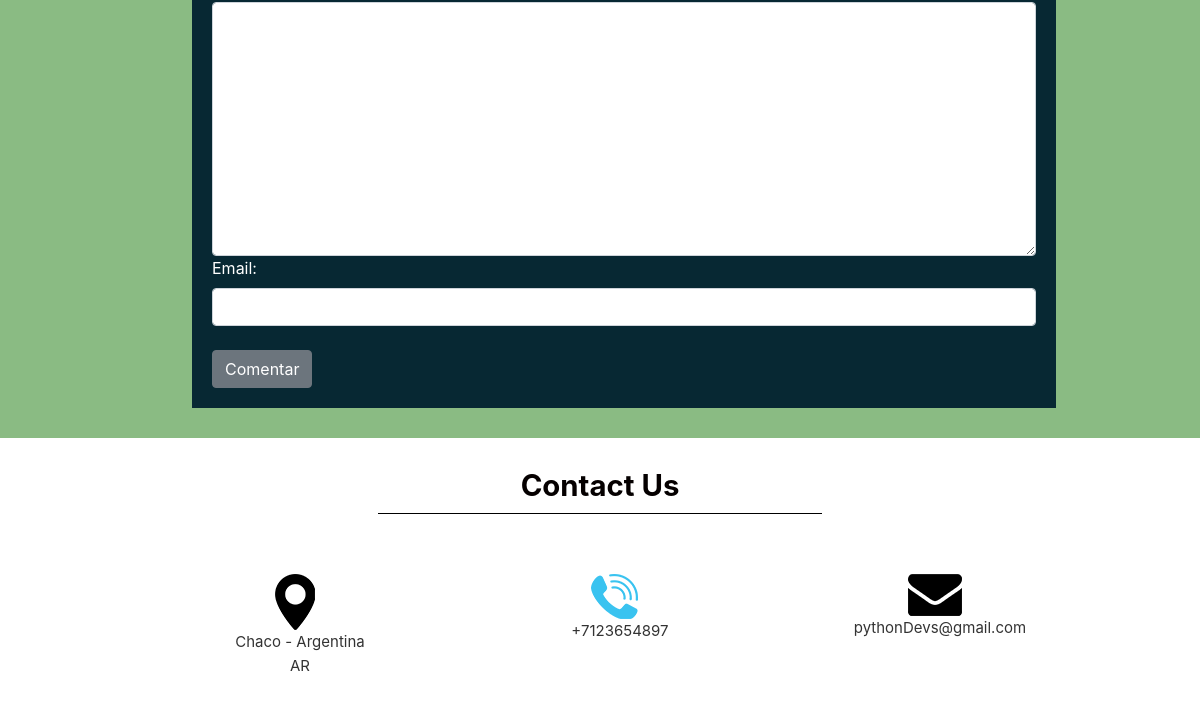
The app's page / (lower part), older data.
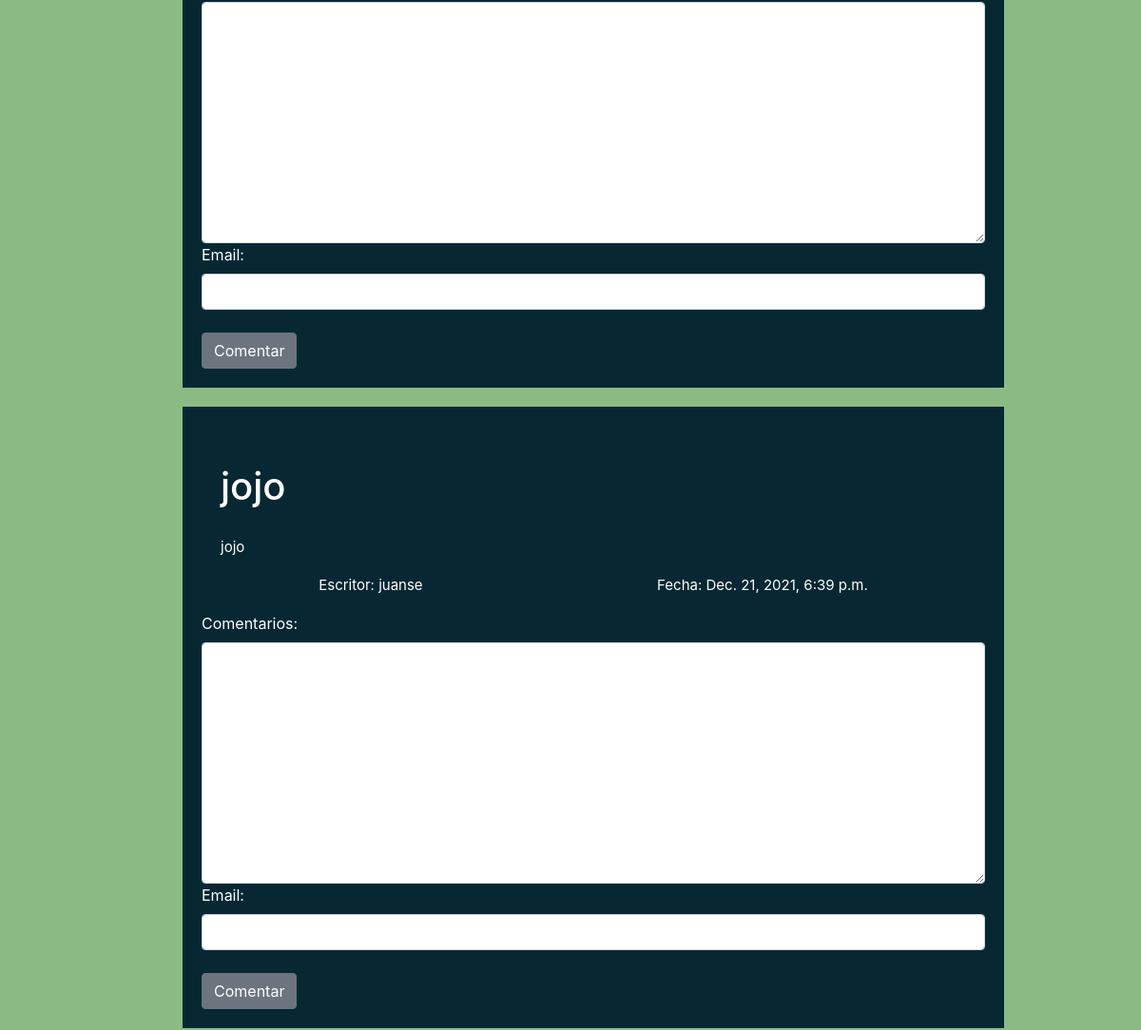
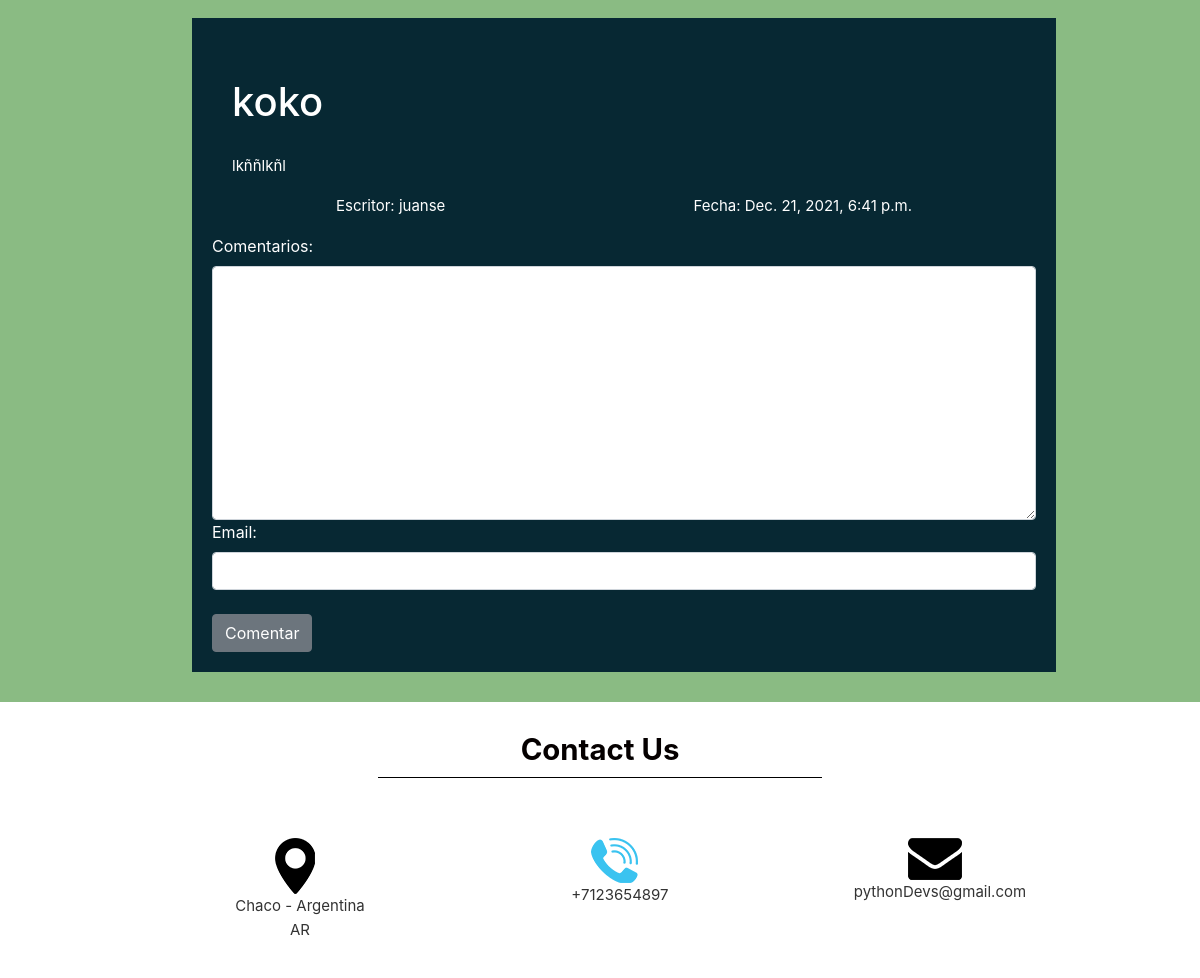
The same page, newer data (2 pictures, top to bottom).
### post/models.py (models this page shows, shortened)
class Post(models.Model):
    title = models.CharField(max_length=500)
    content = models.CharField(max_length=1500)
    created = models.DateTimeField(default=timezone.now)
    active = models.BooleanField(default=True)
    category_id = models.ForeignKey(Category, on_delete=models.CASCADE)
    user_id = models.ForeignKey(User, on_delete=models.CASCADE)

### post/views.py (the view)
# urls.py: path('', postViews.allPost, name='home'),
def allPost(request):
    result = Post.objects.all()
    context = {
        'data':result
    }
    if request.user.id is None:
        context['form'] = CommentForm()
    else:
        context['form'] = CommentForm(instance=request.user)
    return render(request, 'home.html', context)

### comments/forms.py
class CommentForm(forms.ModelForm):
    class Meta:
        model = Comments
        fields = ['comment', 'email','post_id']
        widgets ={
            'comment':widgets.Textarea(attrs={'class':'form-control', 'width':'40px'}),
            'email':widgets.EmailInput(attrs={'class':'form-control', 'requerid':True}),
            'post_id':widgets.HiddenInput()
        }
        labels = {
            'comment': _('Comentarios'),
        }

### templates/home.html (shortened to what this page needs)
{% extends 'base.html' %}
{% load static %}
{% block content %}
<div class="services_main">
    <div class="container">
        <div class="service_main">
            <div class="row d-flex justify-content-center">
                <div class="card-content">
                    {% for i in data %}
                    <div class="written_text ml-5">
                        <h1 class="written_text">{{i.title}}</h1>
                        <p>{{i.content}}</p>
                        <div class="seccion1-container">
                            <p>Escritor: {{i.user_id}}</p>
                            <p>Fecha: {{i.created}}</p>
                        </div>
                        <div class="d-flex flex-column">
                            <form action="{% url 'saveComment' %}" method="POST">{% csrf_token %}
                                {{form}}
                                <button type="submit" class="btn btn-secondary mt-4">Comentar</button>
                            </form>
                        </div>
                    </div>
                    {% endfor %}
                </div>
            </div>
        </div>
    </div>
</div>
<div class="contact_main">
    <div class="container">
        <div class="row">
            <div class="col-sm-12">
                <h1 class="touch_text">Contact Us</h1>
            </div>
        </div>
    </div>
    <div class="contact_section_2">
        <div class="container">
            <div class="row">
                <div class="col-sm-4">
                    <div class="map_icon">
                        <img src="{% static 'images/map-icon.png' %}" style="max-width: 100%;padding-left: 30px; ">
                        <p class="email-text"><a href="#">Chaco - Argentina<br>AR</a></p>
                    </div>
                </div>
                <div class="col-sm-4">
                    <div class="map_icon">
                        <img src="{% static 'images/call-icon.png' %}" style="max-width: 100%;padding-left: 30px;">
                        <p class="email-text"><a href="#">+7123654897</a></p>
                    </div>
                </div>
                <div class="col-sm-4">
                    <div class="map_icon">
                        <img src="{% static 'images/email-icon.png' %}" style="max-width: 100%; padding-left: 30px;">
                        <p class="email-text"><a href="#">pythonDevs@gmail.com</a></p>
                    </div>
                </div>
            </div>
        </div>
    </div>
    {% endblock content %}

Row changes from the older to the newer data that the page shows:
added Post: title "jojo", content "jojo", user_id "juanse", created "Dec. 21, 2021, 6:39 p.m."
added Post: title "koko", content "lkññlkñl", user_id "juanse", created "Dec. 21, 2021, 6:41 p.m."
